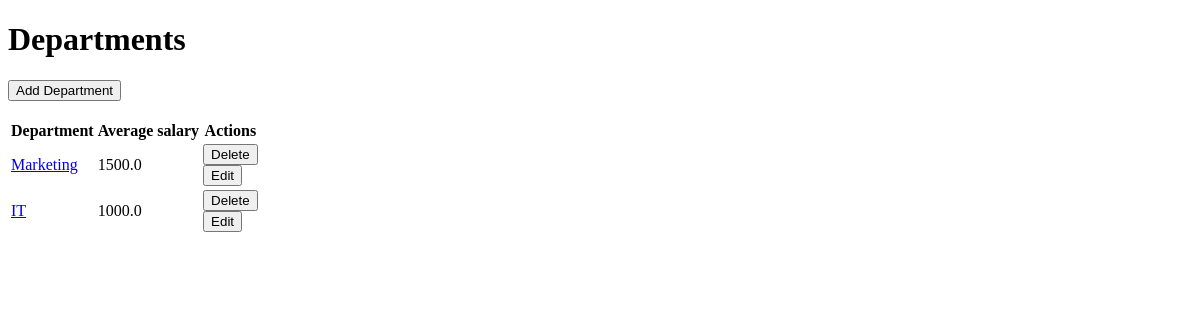
Before: / with the older database file.
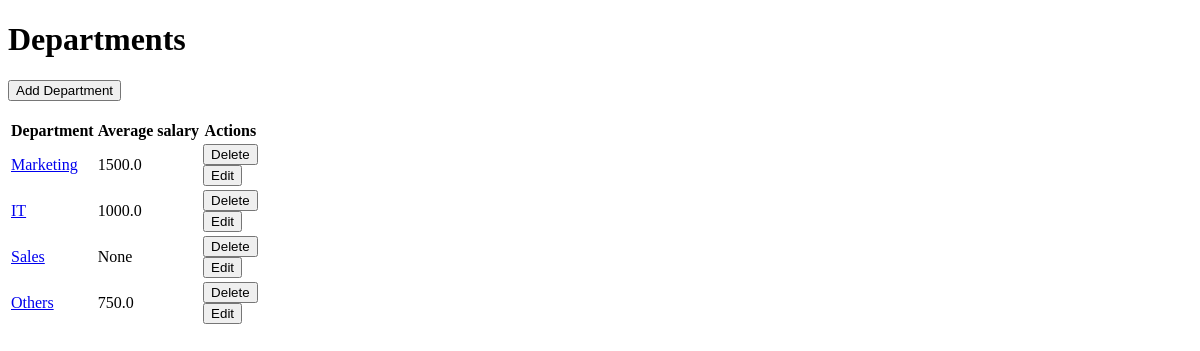
After: the same page with the newer database file.
### app.py (models this page shows, shortened)
class Departments(db.Model):
    id = db.Column(db.Integer, primary_key=True)
    department = db.Column(db.Text, unique=True, nullable=False)

### app.py (the view)
@app.route('/')
def departments():
    departments_salary = db.session.\
        query(
            Departments.id,
            Departments.department,
            db.func.avg(Employees.salary).label('avg_salary')
        ).outerjoin(Employees, Departments.id == Employees.department_id)\
        .group_by(Departments.id, Departments.department).all()
    return render_template('departments.html', departments_salary=departments_salary)

### templates/departments.html (shortened to what this page needs)
{% extends 'base.html' %}
{% block body %}
<div class="department">
  <h1>Departments</h1>
  <form action="/departments/add">
    <input type="submit" value="Add Department">
  </form><br>
  <table>
    <tr>
      <th>Department</th>
      <th>Average salary</th>
      <th>Actions</th>
    </tr>
    {% for department in departments_salary %}
      <tr>
        <td><a href="/departments/{{department.id}}">{{ department.department }}</a></td>
        <td>{{ department.avg_salary }}</td>
        <td>
          <button onclick="delete_department({{ department.id }})">Delete</button>
          <br>
          <form action="/departments/edit/{{ department.id }}">
            <input type="submit" value="Edit">
          </form>
        </td>
      </tr>
    {% endfor %}
  </table>
</div>
{% endblock %}

### templates/base.html (shortened to what this page needs)
<!DOCTYPE html>
<html lang="en">
<head>
</head>
<body>
  {% block body %}{% endblock %}
</body>
</html>

Changed rows visible on the page:
added Departments: department "Sales", avg_salary "None"
added Departments: department "Others", avg_salary "750.0"
